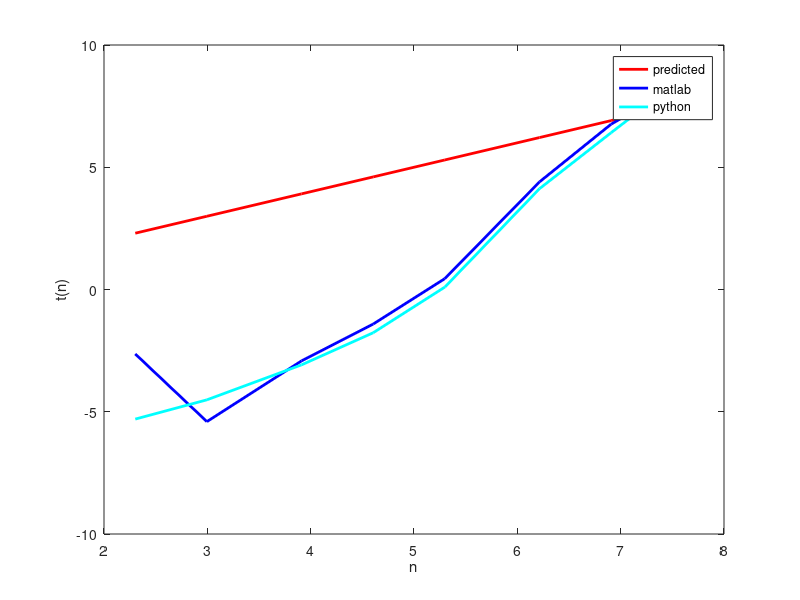

Here is the MATLAB script that generated this plot:
n = [10, 20, 50, 100, 200, 500, 1000, 2000];


log_n = log(n);
t_matlab = [0.0716, 0.0045, 0.0540, 0.2433, 1.5601, 81.5711, 864.3700, 4672.8];
t_python = [0.00499, 0.01097, 0.04588, 0.17054, 1.10305, 61.7595, 610.325, 5800.57];

% Command prompt shows "Segmentation Fault(Core Dumped) for n= 500,1000 and
% 2000. Therefore t_cpp couldn't be captured completely


%t_cpp = [0.002, 0.038, 0.599, 127.254];

plot(log_n,log_n,'r','LineWidth',2); hold on
plot(log(n),log(t_matlab),'b','LineWidth',2);
plot(log(n),log(t_python),'c','LineWidth',2);
%plot(log(n),log(t_cpp),'k','LineWidth',2);
xlabel('n');
ylabel('t(n)');
legend('predicted','matlab','python','Location','best');
